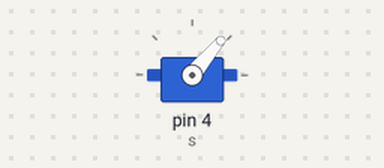
A sketch run on a simulated Arduino Uno, built with avr-gcc and run on an emulated ATmega328P. Parts: servo. What the sketch prints to the serial monitor is not drawn.

Above: at 0.05 s.
Timing chart, 0 to 4.6 s (numbered marks = the images above):
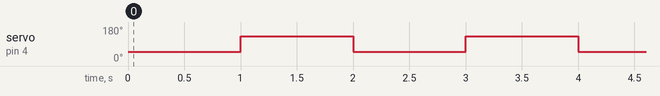

The sketch:

ServoTest.ino
```cpp
#include <Servo.h>

Servo s;
String str;
void setup() {
  // put your setup code here, to run once:
  Serial.begin(19200);
  s.attach(4);
  str = "";
}

void loop() {
  // put your main code here, to run repeatedly:
  int angle = (millis() / 1000) % 2 == 0 ? 50 : 130;
  s.write(angle);
  Serial.println(angle);
}
```

Measured:
- by itself, servo on pin 4 (s): alternates 130° for 1.0 s and 50° for 1.0 s
